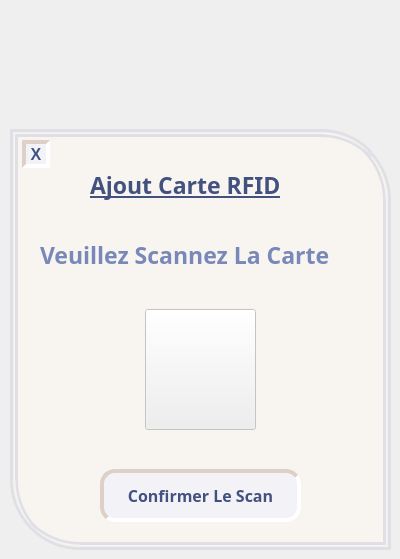
         <widget class="QWidget" name="ajoutrfid">
          <property name="styleSheet">
           <string notr="true">#ajoutrfid{ background: #fbf9f9;}</string>
          </property>
          <attribute name="title">
           <string>Page</string>
          </attribute>
          <widget class="QFrame" name="rfidperso">
           <property name="geometry">
            <rect>
             <x>10</x>
             <y>129</y>
             <width>381</width>
             <height>421</height>
            </rect>
           </property>
           <property name="styleSheet">
            <string notr="true">#rfidperso{background:#f8f5f1;border:8px double #e0dfe5;  border-top-right-radius: 70px;   border-bottom-left-radius: 70px;}
#titrerfid{color:#425180;}
#scancarte{color:#7888b9;}
#closerfid{
color:#425180;
border: 4px inset #dcd0c9;
border-radius: 15px;
background: #f3f2f7;
}
#closerfid:hover{
border: 4px outset #dcd0c9;
background: #f0e4e0;
}
#closerfid:pressed{
border: 4px inset #dcd0c9;
background: #f6f1f7;
}
#iconrfid{
	border-image: url(:/images/capteurrfid.png);}
#lancerlescan{
color:#425180;
border: 4px inset #dcd0c9;
border-radius: 15px;
background: #f3f2f7;
}
#lancerlescan:hover{
border: 4px outset #dcd0c9;
background: #e0dfe5;
}
#lancerlescan:pressed{
border: 4px inset #dcd0c9;
background: #f6f1f7;
}</string>
           </property>
           <property name="frameShape">
            <enum>QFrame::StyledPanel</enum>
           </property>
           <property name="frameShadow">
            <enum>QFrame::Raised</enum>
           </property>
           <widget class="QLabel" name="titrerfid">
            <property name="geometry">
             <rect>
              <x>80</x>
              <y>40</y>
              <width>231</width>
              <height>31</height>
             </rect>
            </property>
            <property name="font">
             <font>
              <family>Bell MT</family>
              <pointsize>17</pointsize>
              <weight>75</weight>
              <bold>true</bold>
              <underline>true</underline>
             </font>
            </property>
            <property name="text">
             <string>Ajout Carte RFID</string>
            </property>
           </widget>
           <widget class="QPushButton" name="closerfid">
            <property name="geometry">
             <rect>
              <x>12</x>
              <y>11</y>
              <width>28</width>
              <height>28</height>
             </rect>
            </property>
            <property name="font">
             <font>
              <pointsize>12</pointsize>
              <weight>75</weight>
              <bold>true</bold>
             </font>
            </property>
            <property name="text">
             <string>X</string>
            </property>
           </widget>
           <widget class="QLabel" name="scancarte">
            <property name="geometry">
             <rect>
              <x>30</x>
              <y>100</y>
              <width>321</width>
              <height>51</height>
             </rect>
            </property>
            <property name="font">
             <font>
              <family>Bell MT</family>
              <pointsize>17</pointsize>
              <weight>75</weight>
              <bold>true</bold>
             </font>
            </property>
            <property name="text">
             <string>Veuillez Scannez La Carte</string>
            </property>
           </widget>
           <widget class="QPushButton" name="iconrfid">
            <property name="enabled">
             <bool>false</bool>
            </property>
            <property name="geometry">
             <rect>
              <x>135</x>
              <y>180</y>
              <width>111</width>
              <height>121</height>
             </rect>
            </property>
            <property name="text">
             <string/>
            </property>
           </widget>
           <widget class="QPushButton" name="lancerlescan">
            <property name="geometry">
             <rect>
              <x>90</x>
              <y>340</y>
              <width>201</width>
              <height>53</height>
             </rect>
            </property>
            <property name="font">
             <font>
              <family>Bell MT</family>
              <pointsize>12</pointsize>
              <weight>75</weight>
              <bold>true</bold>
             </font>
            </property>
            <property name="text">
             <string>Confirmer Le Scan</string>
            </property>
           </widget>
          </widget>
         </widget>
